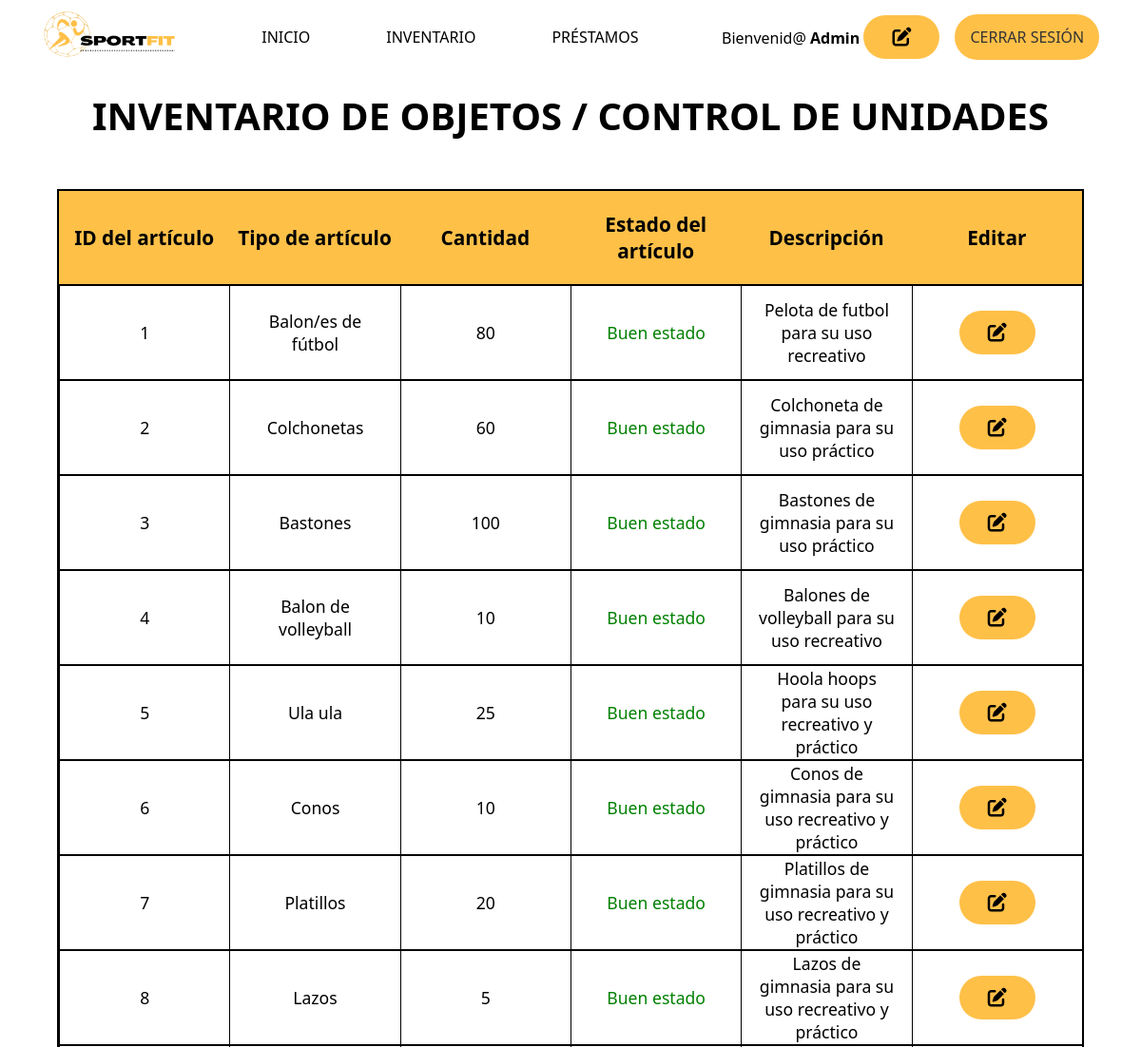
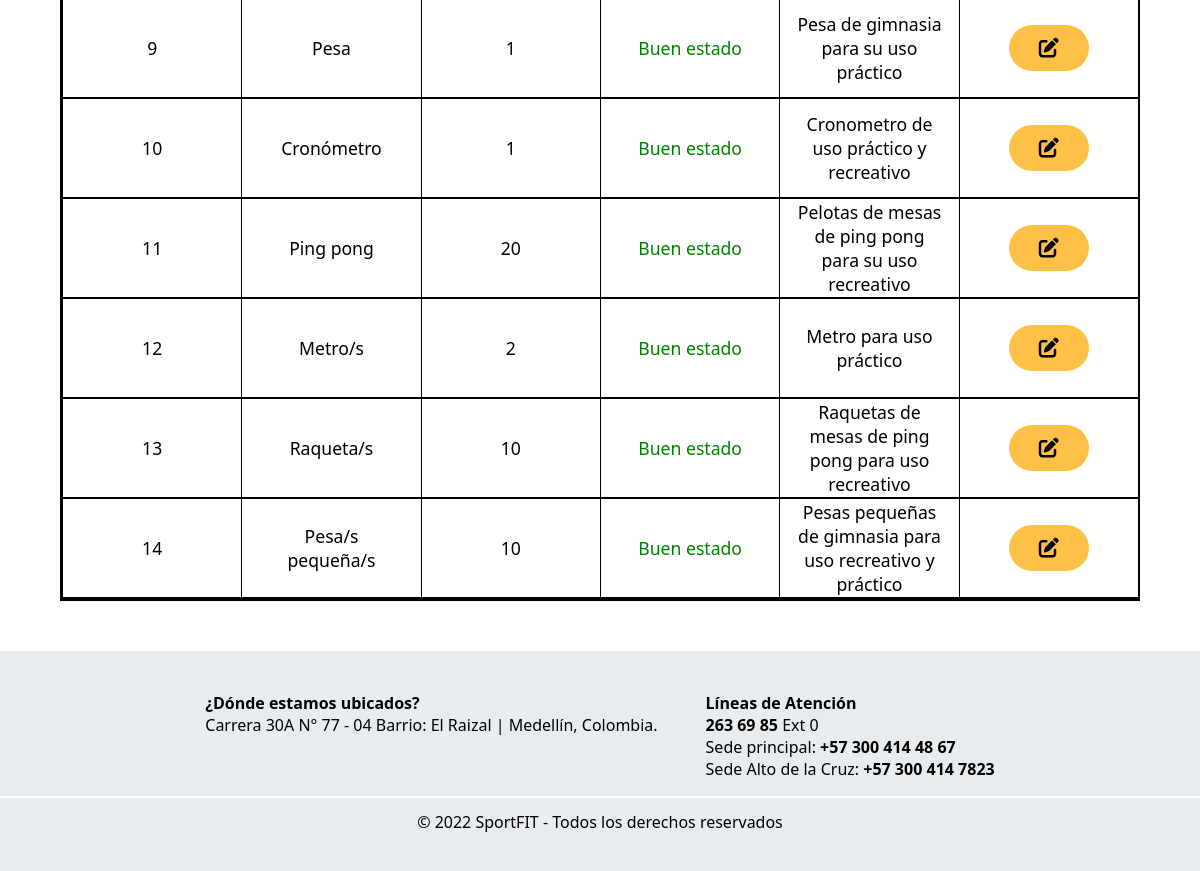
The app's page /vistas/inventario.php (signed in), older data (2 pictures, top to bottom).
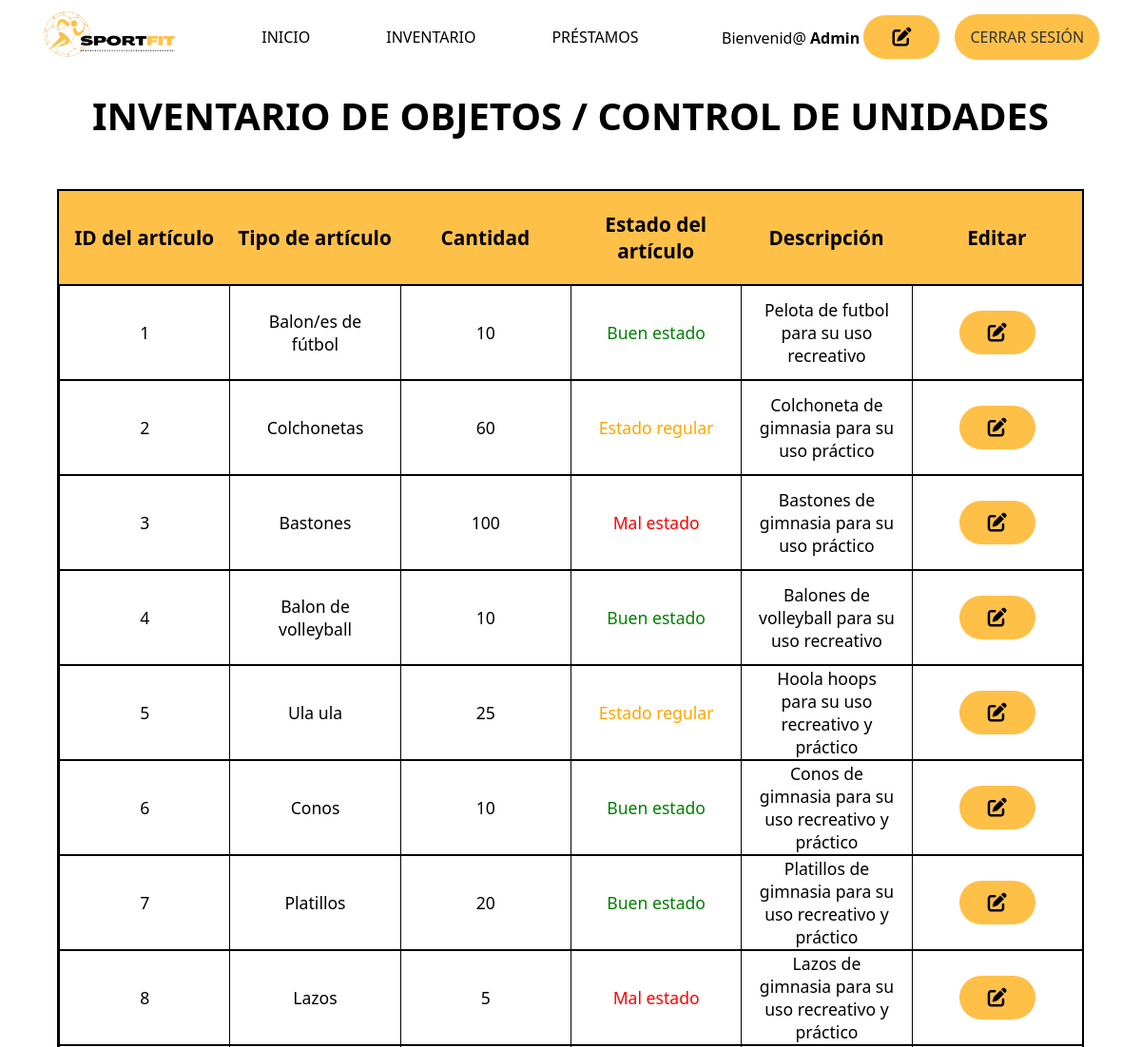
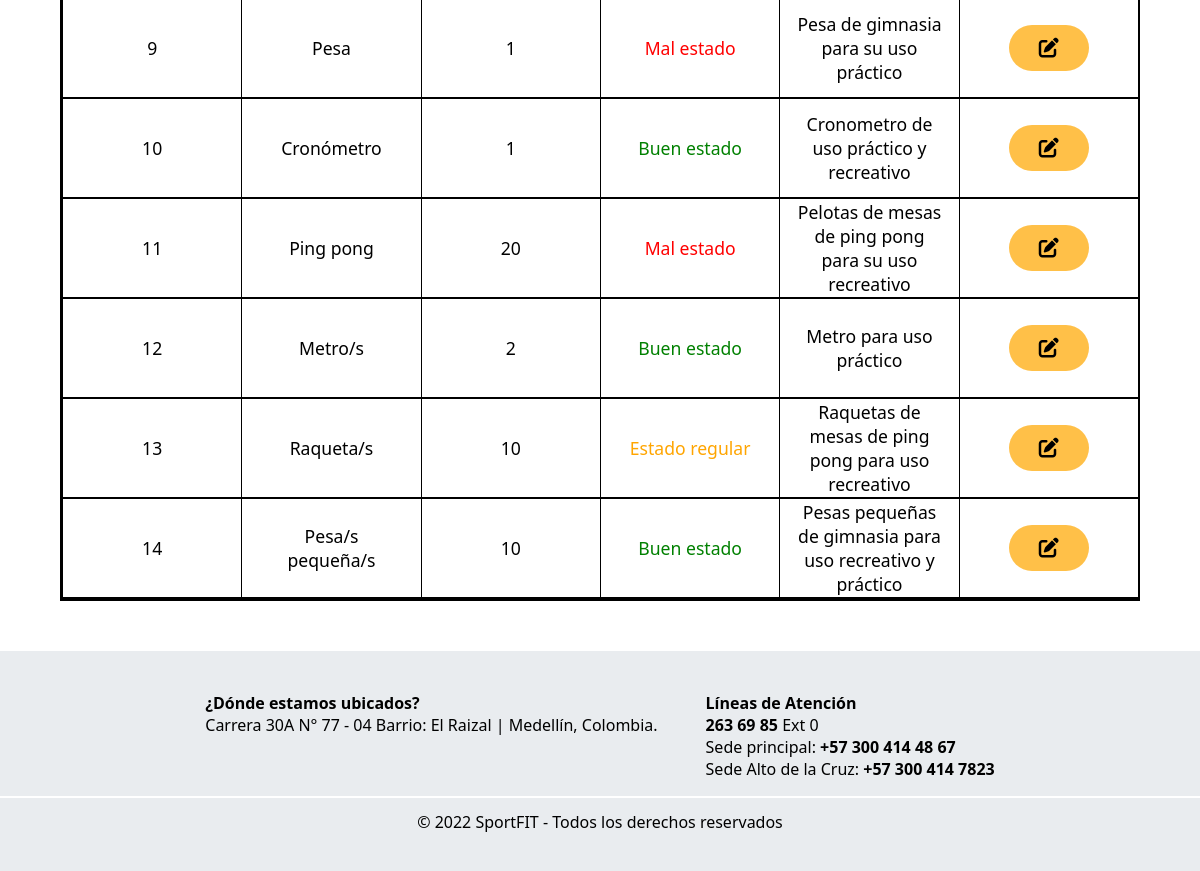
The same page, newer data (2 pictures, top to bottom).
### tables this page shows
CREATE TABLE `usuarios` (
  `id` int(4) NOT NULL,
  `documento` int(11) NOT NULL,
  `nombre_completo` varchar(50) NOT NULL,
  `correo` varchar(200) NOT NULL,
  `contacto` varchar(11) NOT NULL,
  `contrasena` varchar(250) NOT NULL
);

CREATE TABLE `articulo` (
  `id_articulo` int(5) NOT NULL,
  `tipo_articulo` varchar(30) NOT NULL,
  `cantidad` int(4) NOT NULL,
  `estado_articulo` varchar(30) NOT NULL,
  `descripcion` varchar(100) NOT NULL
);

### vistas/inventario.php (the view, shortened to what this page needs)
<?php
require '../php/conexion.php';
if (isset($_SESSION['user_id'])) {
	$records = $conn->prepare('SELECT id, nombre_completo, correo, contrasena FROM usuarios WHERE id = :id');
	$records->bindParam(':id', $_SESSION['user_id']);
	$records->execute();
	$results = $records->fetch(PDO::FETCH_ASSOC);
}
?>
<?php
require("../php/conexionsqli.php");
$sql = "SELECT * FROM articulo";
?>
<!DOCTYPE html>
<html lang="es">
<head>
	<link rel="stylesheet" href="../css/styles.css" />
	<link rel="stylesheet" href="../css/inventario.css">
	<link rel="stylesheet" href="https://cdnjs.cloudflare.com/ajax/libs/font-awesome/6.2.0/css/all.min.css" />
</head>
<body>
	<nav class="navbar">
		<a href="../index.php" class="logo">
			<img src="../imgs/sportfit.png" alt="logo SportFit" />
		</a>
		<ul class="center-nav">
			<li><a href="../index.php">Inicio</a></li>
			<li><a href="#">Inventario</a></li>
			<li><a href="tabla-prestamo.php">Préstamos</a></li>
		</ul>
		<div class="select">
			<p>Bienvenid@&nbsp;<strong><?php echo $results["nombre_completo"]; ?></strong><a href="editar-usuario.php" class="edit">&nbsp;<i class="fa-solid fa-pen-to-square"></i></a></p>
			<a href="logout.php" class="btn" id="iniciar-sesion">Cerrar sesión</a>
		</div>
	</nav>
	<main>
		<h2>INVENTARIO DE OBJETOS / CONTROL DE UNIDADES</h2>
		<div class="container-table">
			<div class="container-table-title">ID del artículo</div>
			<div class="container-table-title">Tipo de artículo</div>
			<div class="container-table-title">Cantidad</div>
			<div class="container-table-title">Estado del artículo</div>
			<div class="container-table-title">Descripción</div>
			<div class="container-table-title">Editar</div>
			<?php $resultado = mysqli_query($cnx, $sql);
			while ($row = mysqli_fetch_assoc($resultado)) { ?>
				<div class="container-table-info" id="id-row"><?php echo $row["id_articulo"]; ?></div>
				<div class="container-table-info"><?php echo $row["tipo_articulo"]; ?></div>
				<div class="container-table-info"><?php echo $row["cantidad"]; ?></div>
				<div class="container-table-info estado-articulo"><?php echo $row["estado_articulo"]; ?></div>
				<div class="container-table-info"><?php echo $row["descripcion"]; ?></div>
				<div class="container-table-info"><a href="editar-articulo.php?id=<?php echo $row["id_articulo"]; ?>"><i class="fa-solid fa-pen-to-square"></i></a></div>
			<?php }
			mysqli_free_result($resultado) ?>
		</div>
		<footer>
			<ul class="footer-info">
				<li>
					<strong>¿Dónde estamos ubicados?</strong>
					<ul>
						<li><a href="https://goo.gl/maps/YQ8RRNZhMk4FwjLE9" target="_blank">Carrera 30A N° 77 - 04 Barrio: El Raizal | Medellín, Colombia.</a></li>
					</ul>
				</li>
				<li>
					<strong>Líneas de Atención</strong>
					<ul>
						<li>
							<strong><a href="tel:+572636985">263 69 85</a></strong> Ext 0
						</li>
						<li>
							Sede principal: <strong><a href="tel:+573004144867">+57 300 414 48 67</a></strong>
						</li>
						<li>
							Sede Alto de la Cruz: <strong><a href="tel:+573004147823">+57 300 414 7823</a></strong>
						</li>
					</ul>
				</li>
			</ul>
			<div class="separador"></div>
			<div class="copyright">© 2022 SportFIT - Todos los derechos reservados</div>
		</footer>
	</main>
</body>
</html>

### css/styles.css (style rules this page uses)
:root { --orange-color: #ffc048; --dark-gray-color: #1e272e; --blue-color: #aebebb; }
* { margin: 0; padding: 0; box-sizing: border-box; font-family: system-ui; }
ul { list-style: none; }
a { text-decoration: none; color: #000; }
.btn { background: var(--orange-color); padding: 0.8rem 1rem; border-radius: 30rem; border: none; cursor: pointer; color: #333; font-weight: 500; width: fit-content; transition: background 200ms ease-out; }
.navbar { position: relative; top: 0; display: flex; justify-content: space-around; align-items: center; text-transform: uppercase; padding: 0.6em 0; flex-wrap: wrap; background: #fff; }
.logo { width: 12%; transition: transform 250ms ease; }
.navbar img { width: 100%; }
.center-nav { display: flex; gap: 5em; }
.center-nav a { position: relative; transition: color 200ms ease-out; }
.center-nav a::before { content: ''; bottom: -2px; left: 0; width: 0%; height: 2px; position: absolute; background: #000; transition: width 200ms ease-out, color 200ms ease-out; }
.select { display: flex; align-items: center; gap: 1em; }
.select p { text-transform: capitalize; }
i { font-size: 20px; border-radius: 50px; padding: 12.8px 1.5em; background-color: var(--orange-color); transition: background 200ms ease-out; }
footer { display: flex; flex-direction: column; justify-content: center; height: 220px; background-color: #e9ecef; }
.footer-info { display: flex; justify-content: center; gap: 3em; padding: 1em 0; }
footer .separador { width: 100%; height: .1em; background-color: #fff; margin: 0 auto; }
footer .copyright { text-align: center; line-height: 3em; }

### css/inventario.css (style rules this page uses)
:root { --orange-color: #ffc048; --dark-gray-color: #1e272e; --blue-color: #aebebb; }
main { padding: 1rem 0 0 0; }
main h2 { font-size: 2.5rem; text-align: center; }
.container-table { background: white; border: 2px solid black; display: grid; grid-auto-rows: 100px; grid-template-columns: repeat(6, 1fr); margin: 50px auto; width: 90%; }
.container-table-title, .container-table-info { align-items: center; border-bottom: 2px solid black; display: flex; justify-content: center; text-align: center; }
.container-table-title { background: #ffc048; font-size: 1.3rem; font-weight: bold; }
.container-table-info { border-left: 1px solid black; font-size: 1.1rem; padding: 1rem; }

Row changes from the older to the newer data that the page shows:
changed articulo "Balon/es de fútbol": cantidad "80" → "10"
changed articulo "Colchonetas": estado_articulo "Buen estado" → "Estado regular"
changed articulo "Bastones": estado_articulo "Buen estado" → "Mal estado"
changed articulo "Ula ula": estado_articulo "Buen estado" → "Estado regular"
changed articulo "Lazos": estado_articulo "Buen estado" → "Mal estado"
changed articulo "Pesa": estado_articulo "Buen estado" → "Mal estado"
changed articulo "Ping pong": estado_articulo "Buen estado" → "Mal estado"
changed articulo "Raqueta/s": estado_articulo "Buen estado" → "Estado regular"
